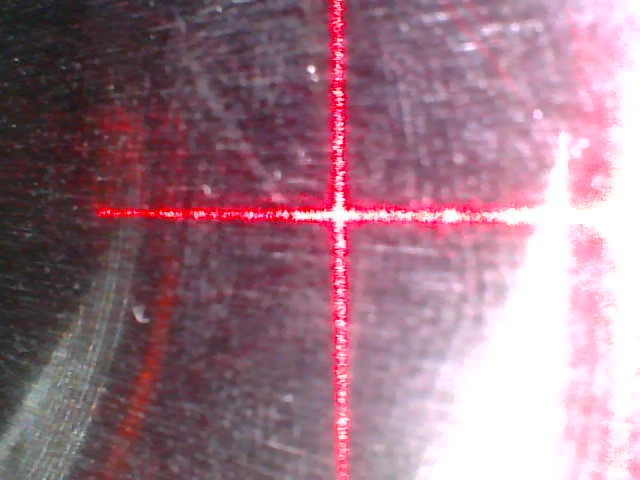
#> input picture image_with_cross.png, 640 x 480 px
$ python test_cross_detection.py
#> lines starting #> are read from the running program, lines starting #| are printed output that depends on the picture; after the words box and inside, x2 and y2 are one past the last pixel; in counts of white or black regions, pixels touching at a corner belong together
import cv2
import numpy as np

def get_intersection(line1, line2):
    """
    Calculates the intersection point of two infinite lines.
    Line 1 is defined by (x1, y1) and (x2, y2).
    Line 2 is defined by (x3, y3) and (x4, y4).
    """

    x1, y1, x2, y2 = line1
    x3, y3, x4, y4 = line2
    # 1. Calculate the denominator
    d = (x1 - x2) * (y3 - y4) - (y1 - y2) * (x3 - x4)

    # 2. Check for parallel lines (denominator is 0)
    if d == 0:
        return None, None # Or raise an exception, depending on your needs

    # 3. Pre-calculate the cross products to avoid repeating operations
    cross_12 = (x1 * y2 - y1 * x2)
    cross_34 = (x3 * y4 - y3 * x4)

    # 4. Calculate the intersection point
    x_inter = (cross_12 * (x3 - x4) - (x1 - x2) * cross_34) / d
    y_inter = (cross_12 * (y3 - y4) - (y1 - y2) * cross_34) / d

    return x_inter, y_inter

def detect_laser_cross_refined(image_path):
    # 1. Load the image
#> called with image_path = 'image_with_cross.png'
    img = cv2.imread(image_path)
#> img is the input picture: shape (480, 640, 3); mean B, G, R 133.9, 119.2, 157.4
    if img is None:
        print("Error: Could not load image.")
        return None

    output_img = img.copy()

    # 2. Convert to HSV color space
    hsv = cv2.cvtColor(img, cv2.COLOR_BGR2HSV)
#> hsv: shape (480, 640, 3); mean H, S, V 140.5, 67, 157.7

    # 3. Create a strict mask for RED color
    # We use a high Saturation threshold (>100) to ignore the white glare completely
    # We use a high Value threshold (>100) to ignore dark red background noise
    lower_red_1 = np.array([0, 100, 100])
    upper_red_1 = np.array([10, 255, 255])
    mask1 = cv2.inRange(hsv, lower_red_1, upper_red_1)
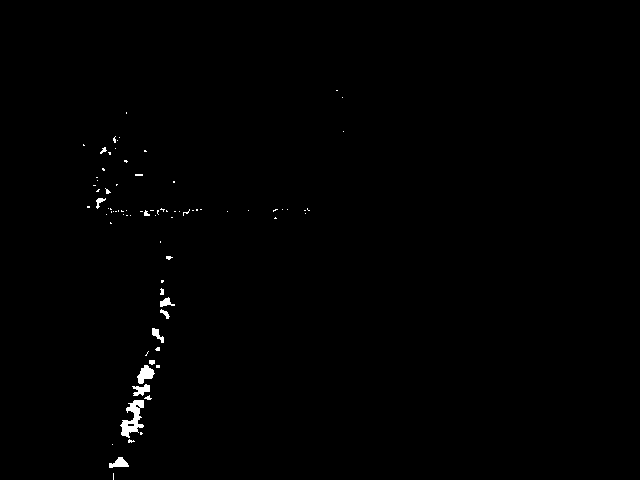
#> mask1: shape (480, 640); 0.51% white; 80 white regions (67 under 20 px), largest, box (x1, y1, x2, y2) and area: (120, 400, 144, 438) 444, (137, 365, 155, 384) 196, (109, 457, 129, 468) 130

    lower_red_2 = np.array([160, 100, 100])
    upper_red_2 = np.array([180, 255, 255])
    mask2 = cv2.inRange(hsv, lower_red_2, upper_red_2)
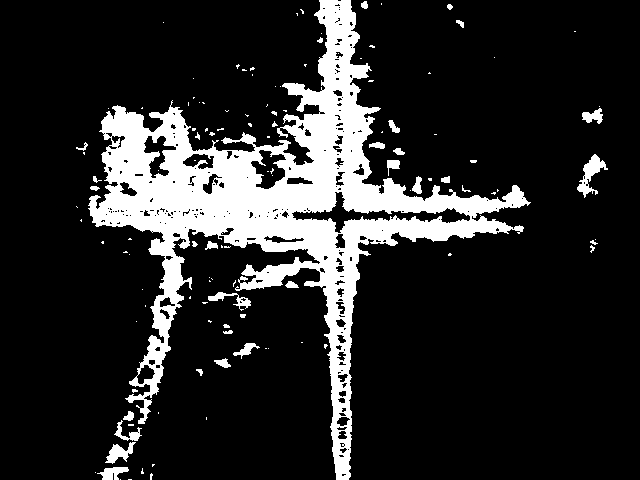
#> mask2: shape (480, 640); 15.9% white; 120 white regions (86 under 20 px), largest, box (x1, y1, x2, y2) and area: (88, 0, 531, 480) 45285, (577, 154, 608, 198) 492, (105, 442, 136, 464) 314

    red_mask = mask1 | mask2
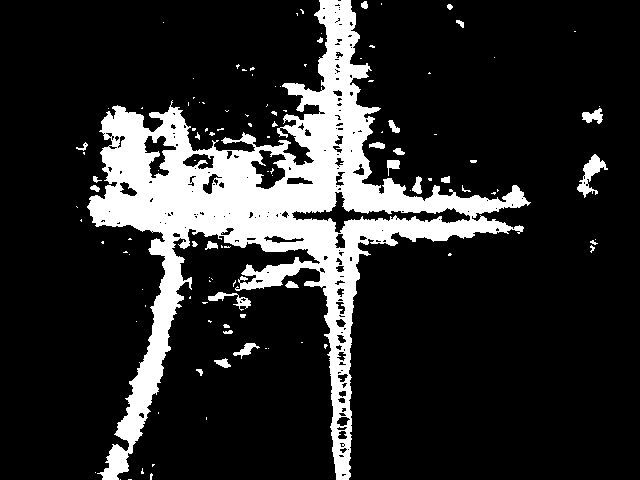
#> red_mask: shape (480, 640); 16.4% white; 114 white regions (84 under 20 px), largest, box (x1, y1, x2, y2) and area: (87, 0, 531, 480) 47701, (577, 154, 608, 198) 492, (208, 292, 251, 311) 247

    # 4. Clean up the mask to remove tiny specks of noise
    kernel = np.ones((3,3), np.uint8)
    red_mask = cv2.morphologyEx(red_mask, cv2.MORPH_OPEN, kernel)
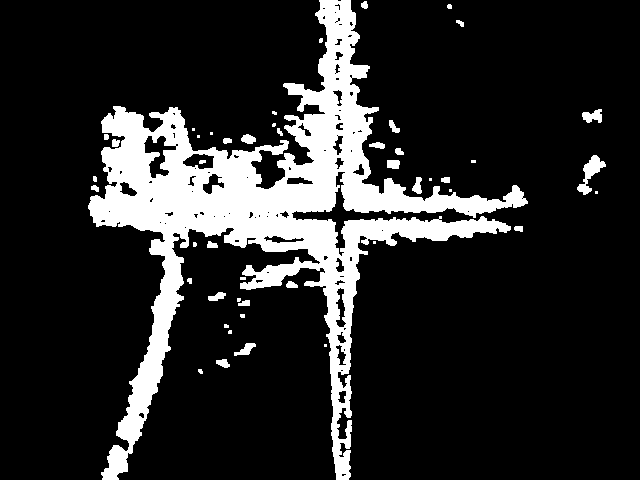
#> red_mask: shape (480, 640); 15.8% white; 47 white regions (18 under 20 px), largest, box (x1, y1, x2, y2) and area: (88, 0, 528, 480) 46226, (577, 155, 606, 195) 431, (582, 109, 602, 123) 188

    # 5. Detect lines using Probabilistic Hough Transform
    # minLineLength=40 ensures we only care about long, distinct laser arms
    too_many_lines = True
    threshold = 200
    while too_many_lines:
        lines = cv2.HoughLinesP(
            red_mask,
            rho=1,
            theta=np.pi/180,
            threshold=threshold,
            minLineLength=50,
            maxLineGap=200 # Bridge the massive white gap in the center
        )

        if lines is None:
            print("No cross arms detected.")
            return output_img

        if threshold > 600:
            print("Too many lines detected, even with high threshold. Consider adjusting parameters.")
            return output_img
        if len(lines) > 30:
            threshold += 10
        else:
            too_many_lines = False
#> after the loop, threshold = 350

    # 6. Group coordinates by orientation
    v_coords_x = []
    h_coords_y = []

    v_lines = []
    h_lines = []

    for line in lines:
        x1, y1, x2, y2 = line[0]
        angle = np.abs(np.arctan2(y2 - y1, x2 - x1) * 180.0 / np.pi)

        # Is it a vertical arm? (Angle near 90 degrees)
        if 70 < angle < 110:
            v_coords_x.extend([x1, x2])
            v_lines.append((x1, y1, x2, y2))

            cv2.line(output_img, (x1, y1), (x2, y2), (255, 0, 0), 1)
        # Is it a horizontal arm? (Angle near 0 or 180 degrees)
        elif angle < 20 or angle > 160:
            h_coords_y.extend([y1, y2])
            h_lines.append((x1, y1, x2, y2))

            cv2.line(output_img, (x1, y1), (x2, y2), (255, 255, 0), 1)
#> this loop made 30 passes
#> (x1, y1, x2, y2, angle) on passes 1 to 12: (348, 479, 348, 0, 90), (333, 456, 333, 0, 90), (346, 479, 346, 0, 90), (347, 479, 347, 0, 90), (349, 477, 349, 0, 90), (334, 463, 334, 0, 90), (89, 209, 527, 201, 1.05), (90, 211, 527, 203, 1.05), (93, 219, 522, 226, 0.935), (335, 472, 335, 0, 90), (332, 451, 332, 0, 90), (88, 208, 526, 200, 1.05)
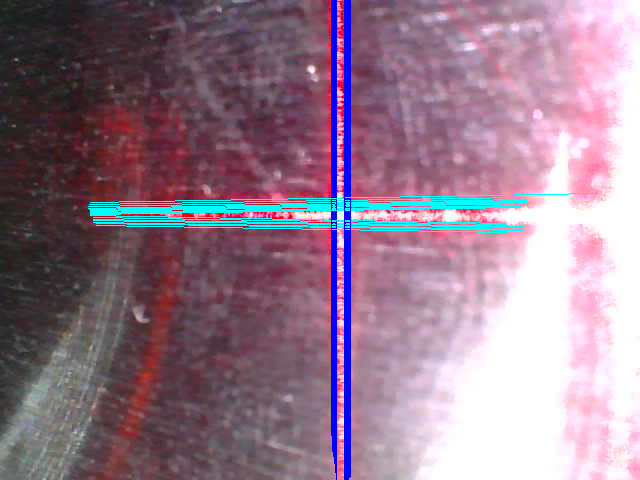
#> output_img: shape (480, 640, 3); 4.31% of pixels changed, all inside (x1, y1, x2, y2) = (88, 0, 598, 480)
#> after the loop, h_coords_y = 34 values, max 232 at index 29, min 193 at index 33, mean 212.8; h_lines = 17 items, first 6: (89, 209, 527, 201), (90, 211, 527, 203), (93, 219, 522, 226), (88, 208, 526, 200), (90, 212, 523, 205), (88, 206, 525, 199); v_coords_x = 26 values, max 350 at index 22, min 331 at index 20, mean 340.8; v_lines = [(348, 479, 348, 0), (333, 456, 333, 0), (346, 479, 346, 0), (347, 479, 347, 0), (349, 477, 349, 0), (334, 463, 334, 0), (335, 472, 335, 0), (332, 451, 332, 0), (345, 479, 345, 0), (336, 479, 336, 0), (331, 435, 331, 0), (350, 476, 350, 0), (344, 479, 344, 0)]

    # 7. Calculate the Median Intersection as a first guess for the center (Median is more robust to outliers than mean)
    # The median naturally ignores outliers (like a false line detected on the glare edge)
    center_x_guess, center_y_guess = None, None

    if v_coords_x:
        center_x_guess = int(np.median(v_coords_x))
#> center_x_guess = 344
    else:
        print("No vertical lines detected.")
        return None
    if h_coords_y:
        center_y_guess = int(np.median(h_coords_y))
#> center_y_guess = 211
    else:
        print("No horizontal lines detected.")
        return None

    #8. Calculate all intersactions of vertical and horizontal lines that are close to the median guess (within 20 pixels), and use these to refine the center guess
    close_v_lines = [line for line in v_lines if abs(line[0] - center_x_guess) < 20 or abs(line[2] - center_x_guess) < 20]
#> close_v_lines has the same summary as v_lines
    close_h_lines = [line for line in h_lines if abs(line[1] - center_y_guess) < 20 or abs(line[3] - center_y_guess) < 20]
#> close_h_lines has the same summary as h_lines

    intersections_x = []
    intersections_y = []
    # [10 lines of commented-out code are left out]
    for i, v_line in enumerate(close_v_lines):
        h_line = (0, center_y_guess, img.shape[1], center_y_guess) # A horizontal line through the center guess

        x_inter,y_inter = get_intersection(v_line, h_line)
        intersections_x.append([x_inter,i])
#> this loop made 13 passes
#> (v_line, x1 in get_intersection, y1 in get_intersection, x2 in get_intersection, d in get_intersection, cross_12 in get_intersection, x_inter) on passes 1 to 12: ((348, 479, 348, 0), 348, 479, 348, 306560, -166692, 348), ((333, 456, 333, 0), 333, 456, 333, 291840, -151848, 333), ((346, 479, 346, 0), 346, 479, 346, 306560, -165734, 346), ((347, 479, 347, 0), 347, 479, 347, 306560, -166213, 347), ((349, 477, 349, 0), 349, 477, 349, 305280, -166473, 349), ((334, 463, 334, 0), 334, 463, 334, 296320, -154642, 334), ((335, 472, 335, 0), 335, 472, 335, 302080, -158120, 335), ((332, 451, 332, 0), 332, 451, 332, 288640, -149732, 332), ((345, 479, 345, 0), 345, 479, 345, 306560, -165255, 345), ((336, 479, 336, 0), 336, 479, 336, 306560, -160944, 336), ((331, 435, 331, 0), 331, 435, 331, 278400, -143985, 331), ((350, 476, 350, 0), 350, 476, 350, 304640, -166600, 350)
#> after the loop, intersections_x = [[348, 0], [333, 1], [346, 2], [347, 3], [349, 4], [334, 5], [335, 6], [332, 7], [345, 8], [336, 9], [331, 10], [350, 11], [344, 12]]

    sorted_x = sorted(intersections_x)
#> sorted_x = [[331, 10], [332, 7], [333, 1], [334, 5], [335, 6], [336, 9], [344, 12], [345, 8], [346, 2], [347, 3], [348, 0], [349, 4], [350, 11]]
    gaps = [sorted_x[i+1][0] - sorted_x[i][0] for i in range(len(sorted_x)-1)]
#> gaps = [1, 1, 1, 1, 1, 8, 1, 1, 1, 1, 1, 1]
    max_gap_index = np.argmax(gaps)
#> max_gap_index = 5

    v_line_1 = close_v_lines[sorted_x[max_gap_index][1]]
#> v_line_1 = (336, 479, 336, 0)
    v_line_2 = close_v_lines[sorted_x[max_gap_index + 1][1]]
#> v_line_2 = (344, 479, 344, 0)

    #get closes horizontal lines
    for i,h_line in enumerate(close_h_lines):
        v_line =(center_x_guess, 0, center_x_guess, img.shape[0]) # A vertical line through the center guess

        x_inter,y_inter = get_intersection(v_line, h_line)
        intersections_y.append([y_inter,i])
#> this loop made 17 passes
#> (x3 in get_intersection, y3 in get_intersection, x4 in get_intersection, y4 in get_intersection, d in get_intersection, cross_34 in get_intersection, y_inter) on passes 1 to 12: (89, 209, 527, 201, -210240, -92254, 204.3), (90, 211, 527, 203, -209760, -92927, 206.4), (93, 219, 522, 226, -205920, -93300, 223.1), (88, 208, 526, 200, -210240, -91808, 203.3), (90, 212, 523, 205, -207840, -92426, 207.9), (88, 206, 525, 199, -209760, -90638, 201.9), (93, 220, 522, 227, -205920, -93729, 224.1), (89, 204, 522, 197, -207840, -88955, 199.9), (90, 213, 520, 206, -206400, -92220, 208.9), (93, 217, 505, 224, -197760, -88753, 221.3), (93, 222, 522, 229, -205920, -94587, 226.1), (96, 223, 522, 230, -204480, -94326, 227.1)
#> after the loop, intersections_y = [[204.3, 0], [206.4, 1], [223.1, 2], [203.3, 3], [207.9, 4], [201.9, 5], [224.1, 6], [199.9, 7], [208.9, 8], [221.3, 9], [226.1, 10], [227.1, 11], [205.4, 12], [219.9, 13], [229.2, 14], [209.8, 15], [197.5, 16]]
    sorted_y = sorted(intersections_y)
#> sorted_y = [[197.5, 16], [199.9, 7], [201.9, 5], [203.3, 3], [204.3, 0], [205.4, 12], [206.4, 1], [207.9, 4], [208.9, 8], [209.8, 15], [219.9, 13], [221.3, 9], [223.1, 2], [224.1, 6], [226.1, 10], [227.1, 11], [229.2, 14]]
    gaps = [sorted_y[i+1][0] - sorted_y[i][0] for i in range(len(sorted_y)-1)]
#> gaps = [2.39, 2.02, 1.42, 1.02, 1.01, 1, 1.54, 0.971, 0.961, 10.07, 1.37, 1.83, 1, 2, 0.98, 2.16]
    max_gap_index = np.argmax(gaps)
#> max_gap_index = 9

    h_line_1 = close_h_lines[sorted_y[max_gap_index][1]]
#> h_line_1 = (90, 214, 516, 207)
    h_line_2 = close_h_lines[sorted_y[max_gap_index + 1][1]]
#> h_line_2 = (90, 215, 505, 223)

    #find the intersections of the closest lines to get a refined center guess
    intersections_x = []
    intersections_y = []
    for v_line in [v_line_1, v_line_2]:
        for h_line in [h_line_1, h_line_2]:
            x_inter,y_inter = get_intersection(v_line, h_line)

            intersections_x.append(x_inter)
            intersections_y.append(y_inter)
#> this loop made 2 passes

    for line in [v_line_1, v_line_2, h_line_1, h_line_2]:
        x1, y1, x2, y2 = line
        cv2.line(output_img, (x1, y1), (x2, y2), (0, 0, 255), 2)
#> this loop made 4 passes
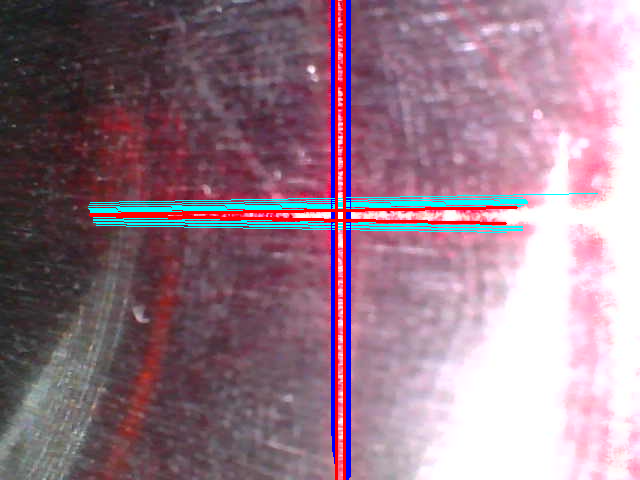
#> output_img: shape (480, 640, 3); 1.73% of pixels changed, all inside (x1, y1, x2, y2) = (89, 0, 518, 480)

    # 9. Refine the center guess by taking the median of these intersections
    center_x_guess = int(np.mean(intersections_x))
    center_y_guess = int(np.mean(intersections_y))

    # [22 lines of commented-out code are left out]
    if center_x_guess is not None and center_y_guess is not None:
        center = (center_x_guess, center_y_guess)


        # Draw a bright green crosshair over the calculated center
        # cv2.circle(output_img, center, 8, (0, 255, 0), -1)
        cv2.line(output_img, (center_x_guess - 30, center_y_guess), (center_x_guess + 30, center_y_guess), (0, 255, 0), 2)
        cv2.line(output_img, (center_x_guess, center_y_guess - 30), (center_x_guess, center_y_guess + 30), (0, 255, 0), 2)
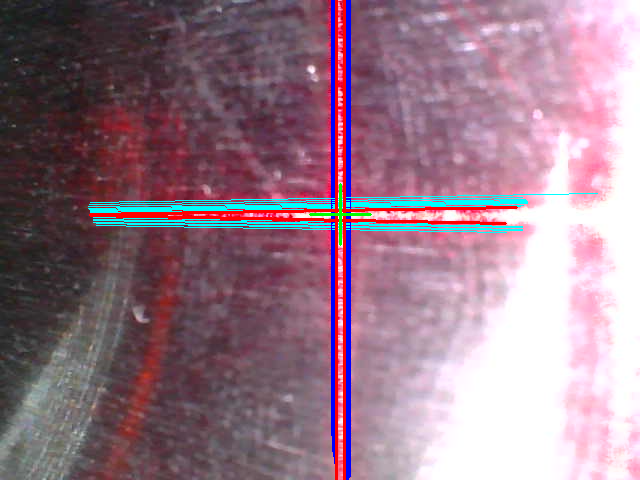
#> output_img: shape (480, 640, 3); mean B, G, R 136.3, 120.5, 150.7

        print(f"Precise cross center found at: {center}")
#| Precise cross center found at: (340, 214)

    return output_img

# --- Execution ---
result = detect_laser_cross_refined("image_with_cross.png")
cv2.imshow("Detected Cross", result)
cv2.waitKey(0)
cv2.destroyAllWindows()
